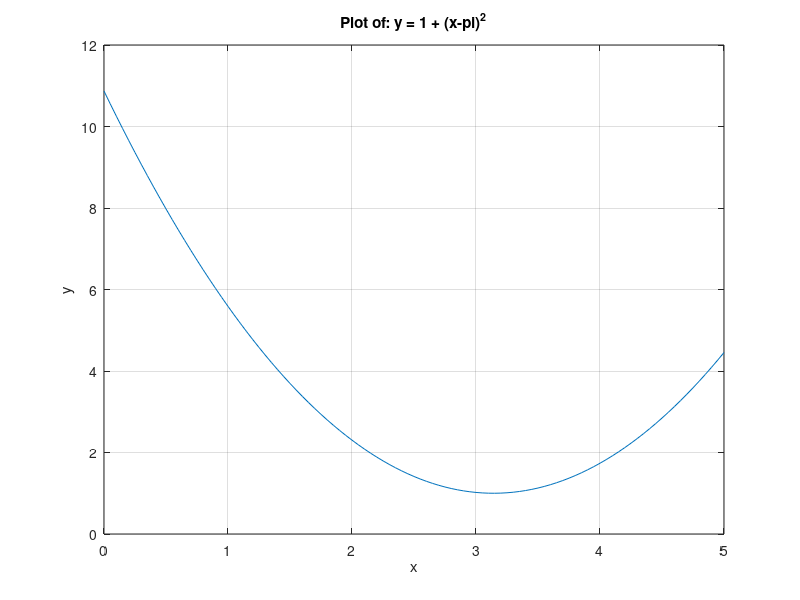

The MATLAB source for this figure:
% Matlab script to find the minimum of a function.
% Note: this must be run iteratively, with narrower limits for xmin, xmax,
% to get location of minimum to desired degree of accuracy.

clear;  % make sure there are no variables already defined.
close all;  % close all figures to make sure you get the plot you make.

xmin = 0.0;  % limits for min, max, which must contain best x; can be
xmax = 5.0;  % narrowed until best x is found to some desired number of 
xdiv = 100;  % places. xdiv could be increased, but doesn't need to be as
             % you narrow the range between xmin and xmax.  Note that
             % current xmin, xmax limits find pi to 3.15, or 1 place past
             % the decimal point.

x = [xmin:((xmax-xmin)/xdiv):xmax]; % divide x range into xdiv divisions.

y = 1. + (x-pi).*(x-pi); % y is quadratic in x, with ymin = 1 & xbest = pi

ymin = 1000000.;    % initial guess for minimum must be large.
for i = 1:xdiv+1   % sweep across all values of function ...
    if (y(i) < ymin)  % if current value is less than estimate of minimum
            ymin = y(i) ; % revise estimate of minimum 
            xbest = x(i) ; % revise location of minimum
            ibest = i ; % revise location in xarray of minimum
    end
end

% If y is a function of two variables, then you need 2 'for' loops over
% two ranges (one for each variable).

ymin   % estimate of minimum of function; note true min is 1.
xbest  % estimate of x location of minimum; note true location is pi.
ibest  % location within x array where xbest (and hence ybest) occur.

% The commands below plot the function to help you visualize it.  You
% don't need to keep them in the modified code for HW#2 Problem 2b.
figure ;
plot(x,y)
set(gca,'xlim',[xmin xmax], 'ylim',[0 12]);
xlabel('x');
ylabel('y');
title('Plot of: y = 1 + (x-pi)^2');
grid

